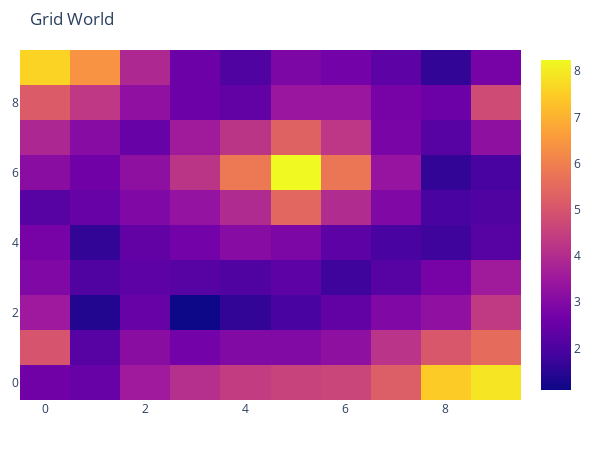

The code cell stored with this chart in its notebook:
### Code cell
world.ShowGridWorld_Count_log()
